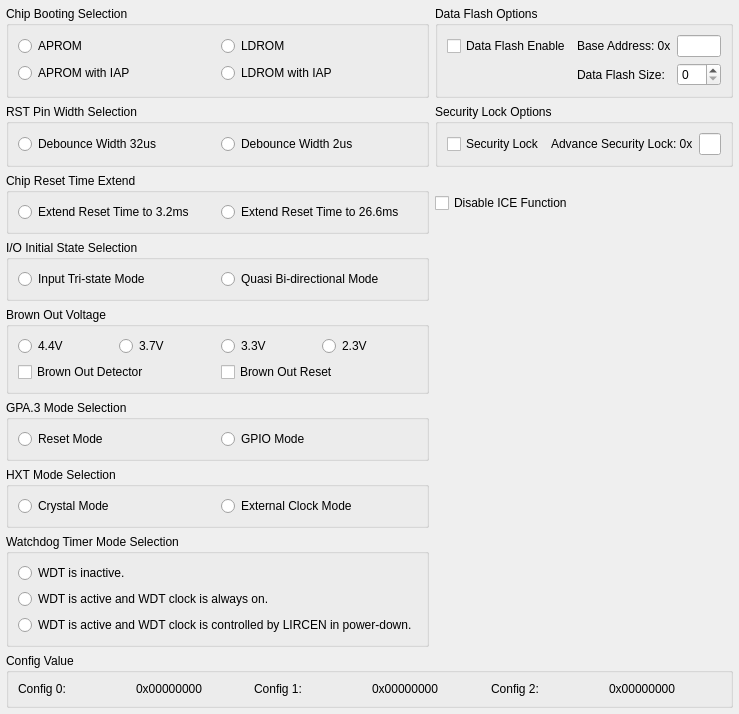
<?xml version="1.0" encoding="UTF-8"?>
<ui version="4.0">
 <class>Dialog</class>
 <widget class="QDialog" name="Dialog">
  <property name="geometry">
   <rect>
    <x>0</x>
    <y>0</y>
    <width>646</width>
    <height>485</height>
   </rect>
  </property>
  <layout class="QGridLayout" name="outer_layout">
   <property name="leftMargin">
    <number>6</number>
   </property>
   <property name="topMargin">
    <number>6</number>
   </property>
   <property name="rightMargin">
    <number>6</number>
   </property>
   <property name="bottomMargin">
    <number>6</number>
   </property>
   <property name="spacing">
    <number>6</number>
   </property>
   <item row="0" column="0" colspan="2">
    <widget class="QGroupBox" name="IDC_GROUP_BOOT_SELECT">
     <property name="title">
      <string>Chip Booting Selection</string>
     </property>
     <layout class="QGridLayout" name="layout_IDC_GROUP_BOOT_SELECT">
      <item row="0" column="0">
       <widget class="QRadioButton" name="IDC_RADIO_BS_APROM">
        <property name="text">
         <string>APROM</string>
        </property>
       </widget>
      </item>
      <item row="0" column="1">
       <widget class="QRadioButton" name="IDC_RADIO_BS_LDROM">
        <property name="text">
         <string>LDROM</string>
        </property>
       </widget>
      </item>
      <item row="1" column="0">
       <widget class="QRadioButton" name="IDC_RADIO_BS_APROM_LDROM">
        <property name="text">
         <string>APROM with IAP</string>
        </property>
       </widget>
      </item>
      <item row="1" column="1">
       <widget class="QRadioButton" name="IDC_RADIO_BS_LDROM_APROM">
        <property name="text">
         <string>LDROM with IAP</string>
        </property>
       </widget>
      </item>
     </layout>
    </widget>
   </item>
   <item row="1" column="0" colspan="2">
    <widget class="QGroupBox" name="IDC_GROUP_RST_PIN_WIDTH">
     <property name="title">
      <string>RST Pin Width Selection</string>
     </property>
     <layout class="QHBoxLayout" name="layout_IDC_GROUP_RST_PIN_WIDTH">
      <item>
       <widget class="QRadioButton" name="IDC_RADIO_RST_PIN_WIDTH_1">
        <property name="text">
         <string>Debounce Width 32us</string>
        </property>
       </widget>
      </item>
      <item>
       <widget class="QRadioButton" name="IDC_RADIO_RST_PIN_WIDTH_0">
        <property name="text">
         <string>Debounce Width 2us</string>
        </property>
       </widget>
      </item>
     </layout>
    </widget>
   </item>
   <item row="2" column="0" colspan="2">
    <widget class="QGroupBox" name="IDC_GROUP_CHIPRESET_TIMEEXT">
     <property name="title">
      <string>Chip Reset Time Extend</string>
     </property>
     <layout class="QHBoxLayout" name="layout_IDC_GROUP_CHIPRESET_TIMEEXT">
      <item>
       <widget class="QRadioButton" name="IDC_RADIO_CHIPRESET_TIMEEXT_1">
        <property name="text">
         <string>Extend Reset Time to 3.2ms</string>
        </property>
       </widget>
      </item>
      <item>
       <widget class="QRadioButton" name="IDC_RADIO_CHIPRESET_TIMEEXT_0">
        <property name="text">
         <string>Extend Reset Time to 26.6ms</string>
        </property>
       </widget>
      </item>
     </layout>
    </widget>
   </item>
   <item row="3" column="0" colspan="2">
    <widget class="QGroupBox" name="IDC_GROUP_IO_STATE">
     <property name="title">
      <string>I/O Initial State Selection</string>
     </property>
     <layout class="QHBoxLayout" name="layout_IDC_GROUP_IO_STATE">
      <item>
       <widget class="QRadioButton" name="IDC_RADIO_IO_TRI">
        <property name="text">
         <string>Input Tri-state Mode</string>
        </property>
       </widget>
      </item>
      <item>
       <widget class="QRadioButton" name="IDC_RADIO_IO_BI">
        <property name="text">
         <string>Quasi Bi-directional Mode</string>
        </property>
       </widget>
      </item>
     </layout>
    </widget>
   </item>
   <item row="4" column="0" colspan="2">
    <widget class="QGroupBox" name="IDC_GROUP_BROWN_OUT_VOLTAGE">
     <property name="title">
      <string>Brown Out Voltage</string>
     </property>
     <layout class="QGridLayout" name="gridLayout">
      <item row="0" column="0">
       <widget class="QRadioButton" name="IDC_RADIO_BOV_3">
        <property name="text">
         <string>4.4V</string>
        </property>
       </widget>
      </item>
      <item row="0" column="1">
       <widget class="QRadioButton" name="IDC_RADIO_BOV_2">
        <property name="text">
         <string>3.7V</string>
        </property>
       </widget>
      </item>
      <item row="0" column="2">
       <widget class="QRadioButton" name="IDC_RADIO_BOV_1">
        <property name="text">
         <string>3.3V</string>
        </property>
       </widget>
      </item>
      <item row="0" column="3">
       <widget class="QRadioButton" name="IDC_RADIO_BOV_0">
        <property name="text">
         <string>2.3V</string>
        </property>
       </widget>
      </item>
      <item row="1" column="0" colspan="2">
       <widget class="QCheckBox" name="IDC_CHECK_BROWN_OUT_DETECT">
        <property name="text">
         <string>Brown Out Detector</string>
        </property>
       </widget>
      </item>
      <item row="1" column="2" colspan="2">
       <widget class="QCheckBox" name="IDC_CHECK_BROWN_OUT_RESET">
        <property name="text">
         <string>Brown Out Reset</string>
        </property>
       </widget>
      </item>
     </layout>
    </widget>
   </item>
   <item row="5" column="0" colspan="2">
    <widget class="QGroupBox" name="IDC_GROUP_RPD">
     <property name="title">
      <string>GPA.3 Mode Selection</string>
     </property>
     <layout class="QHBoxLayout" name="layout_IDC_GROUP_RPD">
      <item>
       <widget class="QRadioButton" name="IDC_RADIO_RPD_RESET">
        <property name="text">
         <string>Reset Mode</string>
        </property>
       </widget>
      </item>
      <item>
       <widget class="QRadioButton" name="IDC_RADIO_RPD_INPUT">
        <property name="text">
         <string>GPIO Mode</string>
        </property>
       </widget>
      </item>
     </layout>
    </widget>
   </item>
   <item row="6" column="0" colspan="2">
    <widget class="QGroupBox" name="IDC_GROUP_GPF">
     <property name="title">
      <string>HXT Mode Selection</string>
     </property>
     <layout class="QHBoxLayout" name="layout_IDC_GROUP_GPF">
      <item>
       <widget class="QRadioButton" name="IDC_RADIO_GPF_CRYSTAL">
        <property name="text">
         <string>Crystal Mode</string>
        </property>
       </widget>
      </item>
      <item>
       <widget class="QRadioButton" name="IDC_RADIO_GPF_GPIO">
        <property name="text">
         <string>External Clock Mode</string>
        </property>
       </widget>
      </item>
     </layout>
    </widget>
   </item>
   <item row="7" column="0" colspan="2">
    <widget class="QGroupBox" name="IDC_GROUP_WDT">
     <property name="title">
      <string>Watchdog Timer Mode Selection</string>
     </property>
     <layout class="QVBoxLayout" name="layout_IDC_GROUP_WDT">
      <item>
       <widget class="QRadioButton" name="IDC_RADIO_WDT_DISABLE">
        <property name="text">
         <string>WDT is inactive.</string>
        </property>
       </widget>
      </item>
      <item>
       <widget class="QRadioButton" name="IDC_RADIO_WDT_ENABLE_KEEP">
        <property name="text">
         <string>WDT is active and WDT clock is always on.</string>
        </property>
       </widget>
      </item>
      <item>
       <widget class="QRadioButton" name="IDC_RADIO_WDT_ENABLE_STOP">
        <property name="text">
         <string>WDT is active and WDT clock is controlled by LIRCEN in power-down.</string>
        </property>
       </widget>
      </item>
     </layout>
    </widget>
   </item>
   <item row="2" column="2">
    <widget class="QCheckBox" name="IDC_CHECK_ICE_LOCK">
     <property name="text">
      <string>Disable ICE Function</string>
     </property>
    </widget>
   </item>
   <item row="0" column="2">
    <widget class="QGroupBox" name="IDC_GROUP_DATA_FLASH">
     <property name="title">
      <string>Data Flash Options</string>
     </property>
     <layout class="QGridLayout" name="gridLayout_2" columnstretch="2,1,1">
      <item row="0" column="0">
       <widget class="QCheckBox" name="IDC_CHECK_DATA_FLASH_ENABLE">
        <property name="text">
         <string>Data Flash Enable</string>
        </property>
       </widget>
      </item>
      <item row="0" column="1">
       <widget class="QLabel" name="IDC_STATIC_FLASH_BASE_ADDRESS">
        <property name="text">
         <string>Base Address: 0x</string>
        </property>
       </widget>
      </item>
      <item row="0" column="2">
       <widget class="QLineEdit" name="IDC_EDIT_FLASH_BASE_ADDRESS"/>
      </item>
      <item row="1" column="1">
       <widget class="QLabel" name="IDC_STATIC_DATA_FLASH_SIZE">
        <property name="text">
         <string>Data Flash Size:</string>
        </property>
       </widget>
      </item>
      <item row="1" column="2">
       <widget class="QSpinBox" name="IDC_SPIN_DATA_FLASH_SIZE"/>
      </item>
     </layout>
    </widget>
   </item>
   <item row="1" column="2">
    <widget class="QGroupBox" name="IDC_GROUP_ADVANCE_LOCK">
     <property name="title">
      <string>Security Lock Options</string>
     </property>
     <layout class="QHBoxLayout" name="layout_IDC_GROUP_ADVANCE_LOCK" stretch="2,1,1">
      <item>
       <widget class="QCheckBox" name="IDC_CHECK_SECURITY_LOCK">
        <property name="text">
         <string>Security Lock</string>
        </property>
       </widget>
      </item>
      <item>
       <widget class="QLabel" name="IDC_STATIC_FLASH_ADVANCE_LOCK">
        <property name="text">
         <string>Advance Security Lock: 0x</string>
        </property>
       </widget>
      </item>
      <item>
       <widget class="QLineEdit" name="IDC_EDIT_FLASH_ADVANCE_LOCK"/>
      </item>
     </layout>
    </widget>
   </item>
   <item row="8" column="0" colspan="3">
    <widget class="QGroupBox" name="IDC_GROUP_CONFIG_VALUE">
     <property name="title">
      <string>Config Value</string>
     </property>
     <layout class="QHBoxLayout" name="layout_IDC_GROUP_CONFIG_VALUE">
      <item>
       <widget class="QLabel" name="IDC_STATIC_CONFIG_0">
        <property name="text">
         <string>Config 0:</string>
        </property>
       </widget>
      </item>
      <item>
       <widget class="QLabel" name="IDC_STATIC_CONFIG_VALUE_0">
        <property name="text">
         <string>0x00000000</string>
        </property>
       </widget>
      </item>
      <item>
       <widget class="QLabel" name="IDC_STATIC_CONFIG_1">
        <property name="text">
         <string>Config 1:</string>
        </property>
       </widget>
      </item>
      <item>
       <widget class="QLabel" name="IDC_STATIC_CONFIG_VALUE_1">
        <property name="text">
         <string>0x00000000</string>
        </property>
       </widget>
      </item>
      <item>
       <widget class="QLabel" name="IDC_STATIC_CONFIG_2">
        <property name="text">
         <string>Config 2:</string>
        </property>
       </widget>
      </item>
      <item>
       <widget class="QLabel" name="IDC_STATIC_CONFIG_VALUE_2">
        <property name="text">
         <string>0x00000000</string>
        </property>
       </widget>
      </item>
     </layout>
    </widget>
   </item>
  </layout>
 </widget>
 <resources/>
 <connections/>
</ui>
